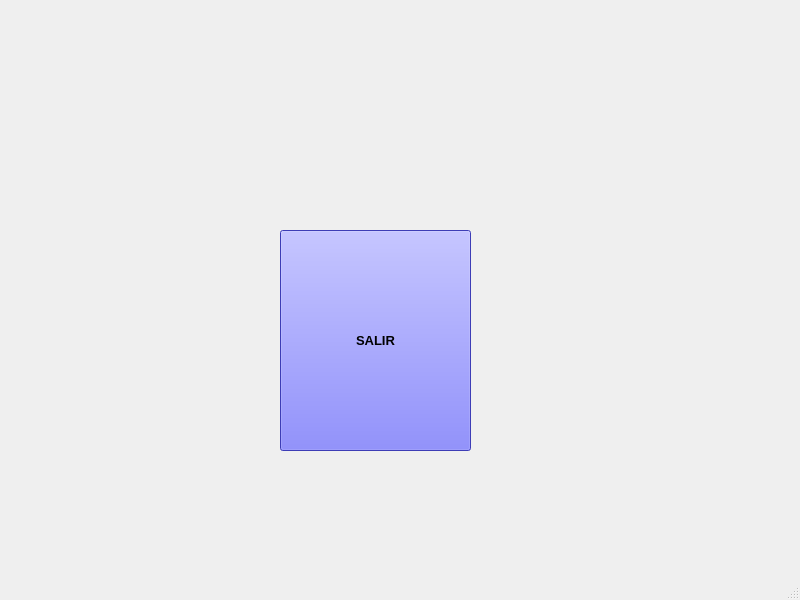
<?xml version="1.0" encoding="UTF-8"?>
<ui version="4.0">
 <class>VentanaPrincipal</class>
 <widget class="QMainWindow" name="VentanaPrincipal">
  <property name="geometry">
   <rect>
    <x>0</x>
    <y>0</y>
    <width>800</width>
    <height>600</height>
   </rect>
  </property>
  <property name="windowTitle">
   <string>CarTeis</string>
  </property>
  <widget class="QWidget" name="centralwidget">
   <widget class="QPushButton" name="btnSalir">
    <property name="geometry">
     <rect>
      <x>280</x>
      <y>230</y>
      <width>191</width>
      <height>221</height>
     </rect>
    </property>
    <property name="font">
     <font>
      <pointsize>10</pointsize>
      <weight>75</weight>
      <bold>true</bold>
     </font>
    </property>
    <property name="styleSheet">
     <string notr="true">background-color: rgb(85, 85, 255);</string>
    </property>
    <property name="text">
     <string>SALIR</string>
    </property>
   </widget>
  </widget>
  <widget class="QMenuBar" name="menubar">
   <property name="geometry">
    <rect>
     <x>0</x>
     <y>0</y>
     <width>800</width>
     <height>21</height>
    </rect>
   </property>
  </widget>
  <widget class="QStatusBar" name="statusbar"/>
 </widget>
 <resources/>
 <connections/>
</ui>
